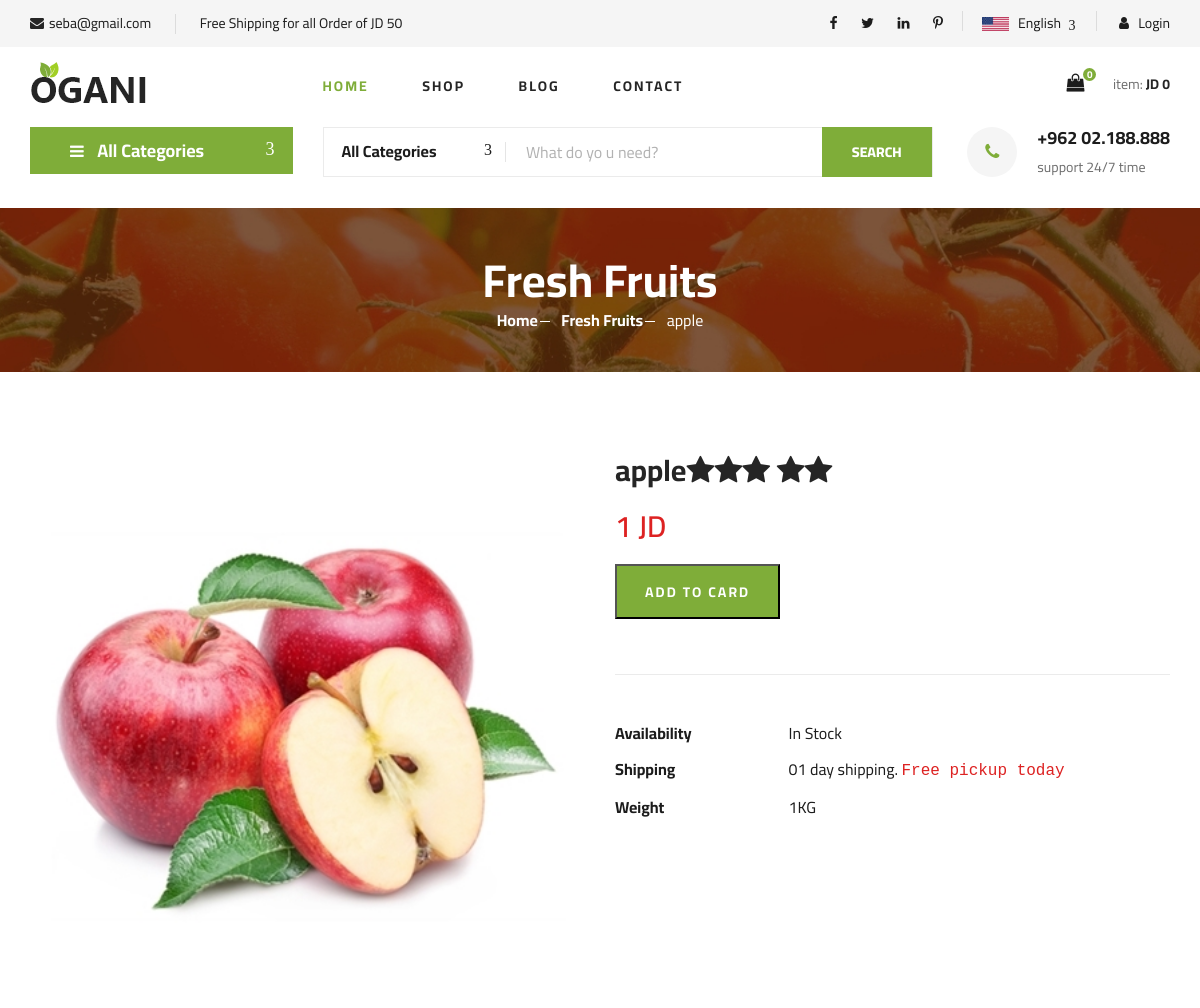
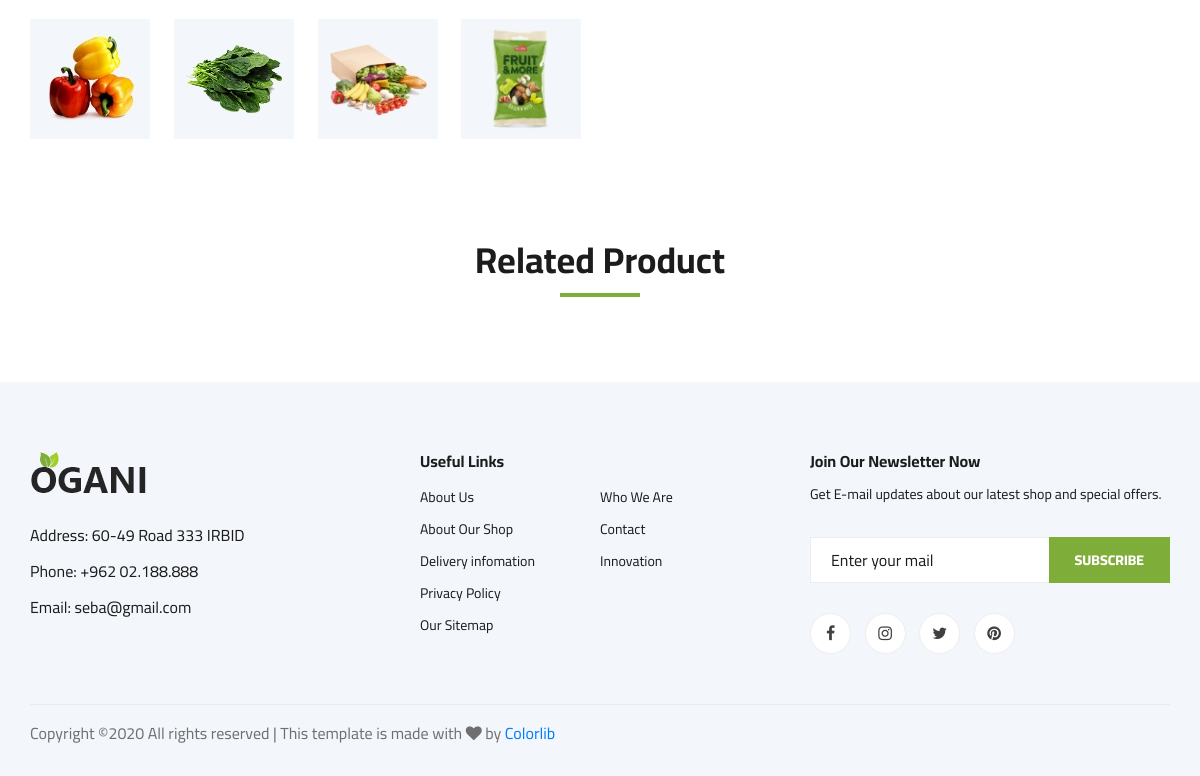
The page /single-product-details.php?id=1 on the database its author committed (2 pictures, top to bottom).
### tables this page shows
CREATE TABLE `category` (
  `cat_id` int(3) NOT NULL,
  `cat_name` text NOT NULL,
  `cat_image` text NOT NULL
);

CREATE TABLE `product` (
  `pro_id` int(3) NOT NULL,
  `pro_name` text NOT NULL,
  `pro_price` double NOT NULL,
  `pro_image` text NOT NULL,
  `pro_desc` varchar(50) NOT NULL,
  `PROQTY` int(4) NOT NULL,
  `cat_id` int(4) NOT NULL
);

### cart.php (called while the page is built, shortened)
<?php
$num=$sum=0;
?>

### single-product-details.php (the view, shortened to what this page needs)
<?php
require('cart.php');
  $query="SELECT * from product where pro_id={$_GET['id']}  " ;
$result=mysqli_query($conn,$query);
$product=mysqli_fetch_assoc($result);
$catid=$product['cat_id'];
$query="SELECT * from category where cat_id=$catid  " ;
$result=mysqli_query($conn,$query);
$cat=mysqli_fetch_assoc($result);
$catname=$cat['cat_name'];
?>
<!DOCTYPE html>
<html lang="zxx">
<head>
    <link rel="stylesheet" href="ogani/css/bootstrap.min.css" type="text/css">
    <link rel="stylesheet" href="ogani/css/font-awesome.min.css" type="text/css">
    <link rel="stylesheet" href="ogani/css/elegant-icons.css" type="text/css">
    <link rel="stylesheet" href="ogani/css/nice-select.css" type="text/css">
    <link rel="stylesheet" href="ogani/css/jquery-ui.min.css" type="text/css">
    <link rel="stylesheet" href="ogani/css/owl.carousel.min.css" type="text/css">
    <link rel="stylesheet" href="ogani/css/slicknav.min.css" type="text/css">
    <link rel="stylesheet" href="ogani/css/style.css" type="text/css">
</head>
<body>
    <header class="header">
        <div class="header__top">
            <div class="container">
                <div class="row">
                    <div class="col-lg-6 col-md-6">
                        <div class="header__top__left">
                            <ul>
                                <li><i class="fa fa-envelope"></i>seba@gmail.com</li>
                                <li>Free Shipping for all Order of JD 50</li>
                            </ul>
                        </div>
                    </div>
                    <div class="col-lg-6 col-md-6">
                        <div class="header__top__right">
                            <div class="header__top__right__social">
                                <a href="#"><i class="fa fa-facebook"></i></a>
                                <a href="#"><i class="fa fa-twitter"></i></a>
                                <a href="#"><i class="fa fa-linkedin"></i></a>
                                <a href="#"><i class="fa fa-pinterest-p"></i></a>
                            </div>
                            <div class="header__top__right__language">
                                <img src="ogani/img/language.png" alt="">
                                <div>English</div>
                                <span class="arrow_carrot-down"></span>
                            </div>
                            <div class="header__top__right__auth">
                                <a href="admin/customerlogin.php"><i class="fa fa-user"></i> Login</a>
                            </div>
                        </div>
                    </div>
                </div>
            </div>
        </div>
        <div class="container">
            <div class="row">
                <div class="col-lg-3">
                    <div class="header__logo">
                        <a href="index.php"><img src="ogani/img/logo.png" alt=""></a>
                    </div>
                </div>
                <div class="col-lg-6">
                    <nav class="header__menu">
                        <ul>
                           <li class="active"><a href="index.php">Home</a></li>
                     <li><a href="#">shop</a>
                    <ul class="header__menu__dropdown">
                      <?php
                      $query="SELECT * from category";
                      $result=mysqli_query($conn,$query);
                   while($catset=mysqli_fetch_assoc($result)){ echo "  <li><a href='shop.php?id={$catset['cat_id']}'>{$catset['cat_name']}</a></li> "; } ?></ul></li>
                      <li><a href="blog.php">Blog</a></li>
                      <li><a href="contact.php">Contact</a></li>
                    </ul>
                    </nav>
                </div>
                <div class="col-lg-3">
                    <div class="header__cart">
                        <ul>
                            <li><a href="shopping-cart.php"><i class="fa fa-shopping-bag"></i> <span><?php echo $num; ?></span></a></li>
                        </ul>
                        <div class="header__cart__price">item: <span>JD <?php echo $sum; ?></span></div>
                    </div>
                </div>
            </div>
        </div>
    </header>
    <section class="hero hero-normal">
        <div class="container">
            <div class="row">
                <div class="col-lg-3">
                    <div class="hero__categories">
                        <div class="hero__categories__all">
                            <i class="fa fa-bars"></i>
                            <span>All Categories</span>
                        </div>
                    </div>
                </div>
                <div class="col-lg-9">
                    <div class="hero__search">
                        <div class="hero__search__form">
                            <form action="#">
                                <div class="hero__search__categories">
                                    All Categories
                                    <span class="arrow_carrot-down"></span>
                                </div>
                                <input type="text" placeholder="What do yo u need?">
                                <button type="submit" class="site-btn">SEARCH</button>
                            </form>
                        </div>
                        <div class="hero__search__phone">
                            <div class="hero__search__phone__icon">
                                <i class="fa fa-phone"></i>
                            </div>
                            <div class="hero__search__phone__text">
                                <h5>+962 02.188.888</h5>
                                <span>support 24/7 time</span>
                            </div>
                        </div>
                    </div>
                </div>
            </div>
        </div>
    </section>
    <section class="breadcrumb-section set-bg" data-setbg="ogani/img/breadcrumb.jpg">
        <div class="container">
            <div class="row">
                <div class="col-lg-12 text-center">
                    <div class="breadcrumb__text">
                        <h2><?php echo"$catname"; ?></h2>
                        <div class="breadcrumb__option">
                            <a href="index.php">Home</a>
                            <a href="shop.php?id=$catid"><?php echo"$catname"; ?></a>
                            <span><?php echo $product['pro_name']; ?></span>
                        </div>
                    </div>
                </div>
            </div>
        </div>
    </section>
    <section class="product-details spad">
        <div class="container">
            <div class="row">
                <div class="col-lg-6 col-md-6">
                    <div class="product__details__pic">
                        <div class="product__details__pic__item">
                            <?php echo" <img class='product__details__pic__item--large'
                                src='admin/uploads/{$product['pro_image']}'  alt=''>" ;?>
                        </div>
                        <div class="product__details__pic__slider owl-carousel">
                            <img data-imgbigurl="img/product/details/product-details-2.jpg"
                                src="img/product/details/thumb-1.jpg" alt="">
                            <img data-imgbigurl="img/product/details/product-details-3.jpg"
                                src="img/product/details/thumb-2.jpg" alt="">
                            <img data-imgbigurl="img/product/details/product-details-5.jpg"
                                src="img/product/details/thumb-3.jpg" alt="">
                            <img data-imgbigurl="img/product/details/product-details-4.jpg"
                                src="img/product/details/thumb-4.jpg" alt="">
                        </div>
                    </div>
                </div>
                <div class="col-lg-6 col-md-6">
                    <div class="product__details__text">
                        <h3><?php echo $product['pro_name']; ?><i class="fa fa-star"></i><i class="fa fa-star"></i><i class="fa fa-star"></i> <i class="fa fa-star"></i><i class="fa fa-star"></i></h3>
                        <div class="product__details__price"><?php echo "{$product['pro_price']}"; ?> JD</div>
                      <form  method="post" action="">
            <button type="submit" name="addtocart" class="primary-btn">ADD TO CARD</button>
                         </form>
                        <ul>
                            <li><b>Availability</b> <span>In Stock</span></li>
                            <li><b>Shipping</b> <span>01 day shipping. <samp>Free pickup today</samp></span></li>
                            <li><b>Weight</b> <span><?php echo "{$product['pro_desc']}";?></span></li>
                        </ul>
                    </div>
                </div>
            </div>
        </div>
    </section>
    <section class="related-product">
        <div class="container">
            <div class="row">
                <div class="col-lg-12">
                    <div class="section-title related__product__title">
                        <h2>Related Product</h2>
                    </div>
                </div>
            </div>
    </section>
    <footer class="footer spad">
        <div class="container">
            <div class="row">
                <div class="col-lg-3 col-md-6 col-sm-6">
                    <div class="footer__about">
                        <div class="footer__about__logo">
                            <a href="index.php"><img src="ogani/img/logo.png" alt=""></a>
                        </div>
                        <ul>
                            <li>Address: 60-49 Road 333 IRBID</li>
                            <li>Phone: +962 02.188.888</li>
                            <li>Email: seba@gmail.com</li>
                        </ul>
                    </div>
                </div>
                <div class="col-lg-4 col-md-6 col-sm-6 offset-lg-1">
                    <div class="footer__widget">
                        <h6>Useful Links</h6>
                        <ul>
                            <li><a href="#">About Us</a></li>
                            <li><a href="#">About Our Shop</a></li>
                            <li><a href="#">Delivery infomation</a></li>
                            <li><a href="#">Privacy Policy</a></li>
                            <li><a href="#">Our Sitemap</a></li>
                        </ul>
                        <ul>
                            <li><a href="#">Who We Are</a></li>
                            <li><a href="#">Contact</a></li>
                            <li><a href="#">Innovation</a></li>
                        </ul>
                    </div>
                </div>
                <div class="col-lg-4 col-md-12">
                    <div class="footer__widget">
                        <h6>Join Our Newsletter Now</h6>
                        <p>Get E-mail updates about our latest shop and special offers.</p>
                        <form action="#">
                            <input type="text" placeholder="Enter your mail">
                            <button type="submit" class="site-btn">Subscribe</button>
                        </form>
                        <div class="footer__widget__social">
                            <a href="#"><i class="fa fa-facebook"></i></a>
                            <a href="#"><i class="fa fa-instagram"></i></a>
                            <a href="#"><i class="fa fa-twitter"></i></a>
                            <a href="#"><i class="fa fa-pinterest"></i></a>
                        </div>
                    </div>
                </div>
            </div>
            <div class="row">
                <div class="col-lg-12">
                    <div class="footer__copyright">
                        <div class="footer__copyright__text"><p>
  Copyright &copy;<script>document.write(new Date().getFullYear());</script> All rights reserved | This template is made with <i class="fa fa-heart" aria-hidden="true"></i> by <a href="" target="_blank">Colorlib</a>
  </p></div>
                    </div>
                </div>
            </div>
        </div>
    </footer>
</body>
</html>

### rows shown on the page
category: cat_name "Fresh Fruits"
product: pro_name "apple", pro_image (picture), pro_price "1", pro_desc "1KG"

### other values the page prints
$num "0"
$sum "0"
